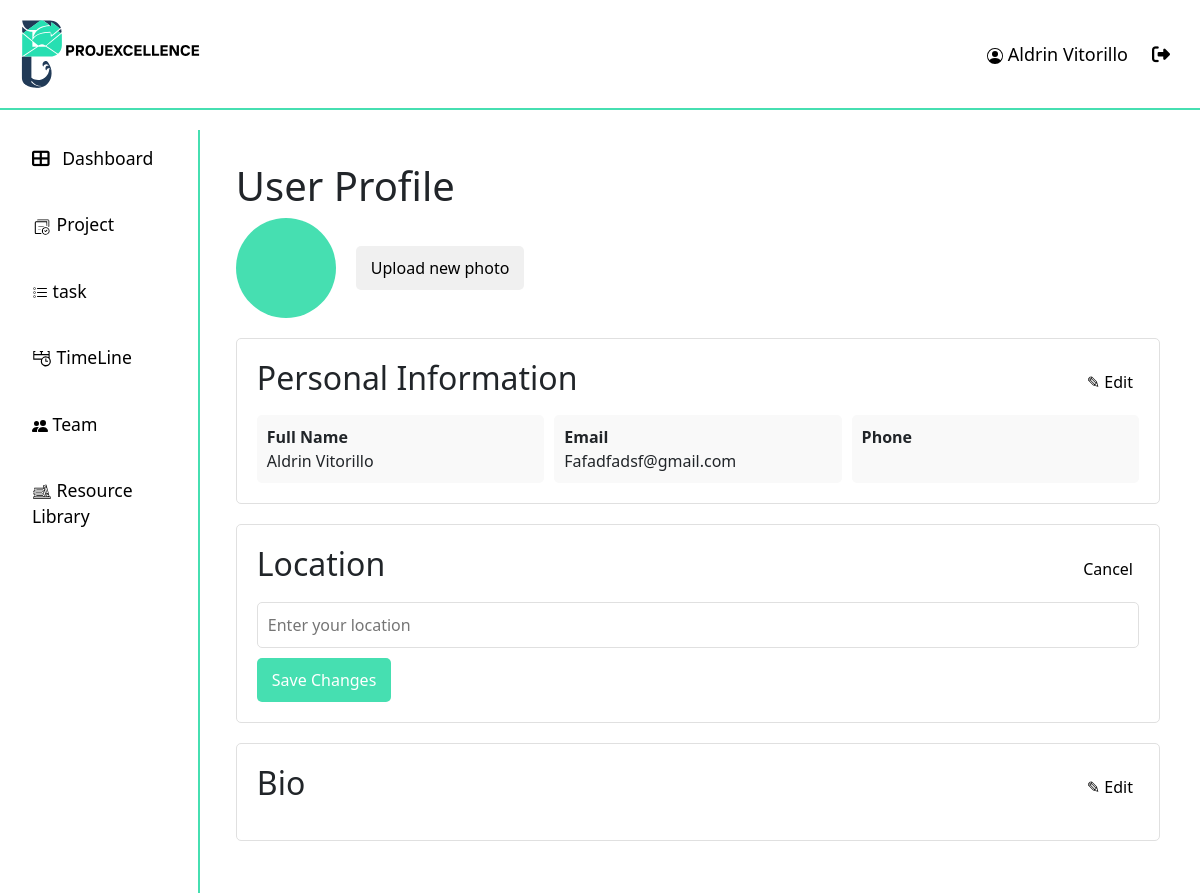
Screenshot of /profile/ (signed in) with the database file from the repository.
### api/models.py (models this page shows, shortened)
class User(AbstractUser):
    ROLE_CHOICES = [
        ("ADMIN", "Admin"),
        ("PM", "projectmanger"),
        ("MEMBER", "member"),
    ]
    STATUS_CHOICES = [
        ("APPROVED", "Approved"),
        ("REJECTED", "Rejected"),
        ("PENDING", "Pending"),
    ]
    username = None  # Remove the username field entirely
    email = models.EmailField(_("email address"), unique=True)
    phone_regex = RegexValidator(
        regex=r"^\+?1?\d{9,15}$",
        message="Phone number must be entered in the format: '+999999999'. Up to 15 digits allowed.",
    )
    phone_number = models.CharField(validators=[phone_regex], max_length=17, blank=True)
    role = models.CharField(max_length=10, choices=ROLE_CHOICES, default="EMPLOYEE")
    date_of_hire = models.DateField(blank=True, null=True)
    profile_path = models.ImageField(null=True, blank=True)
    status = models.CharField(max_length=20, choices=STATUS_CHOICES, default="PENDING")
    groups = models.ManyToManyField(
        "auth.Group",
        verbose_name=_("groups"),
        blank=True,
        related_name="custom_user_set",
        related_query_name="custom_user",
    )
    user_permissions = models.ManyToManyField(
        "auth.Permission",
        verbose_name=_("user permissions"),
        blank=True,
        related_name="custom_user_set",
        related_query_name="custom_user",
    )
    objects = UserManager()
    USERNAME_FIELD = "email"
    REQUIRED_FIELDS = ["first_name", "last_name", "date_of_hire", "password"]

### api/views.py (the view)
# urls.py: path("profile/", views.profile, name="profile"),
@login_required
def profile(request):
    return render(request, "profile.html")

### api/templates/profile.html (shortened to what this page needs)
{% extends "base.html" %}
{% load static %}
{% block content %}
  <div class="main-content">
    <h1>User Profile</h1>
    <div class="profile-header">
        <div class="profile-avatar"></div>
        <button class="upload-photo">Upload new photo</button>
    </div>
    <div class="info-section">
        <div class="info-header">
            <h2>Personal Information</h2>
            <button class="edit-button">✎ Edit</button>
        </div>
        <div class="info-content">
            <div class="info-item">
                <strong>Full Name</strong>
                <div> {{ request.user.first_name|capfirst }} {{ request.user.last_name|capfirst }}</div>
            </div>
            <div class="info-item">
                <strong>Email</strong>
                <div> {{ request.user.email|capfirst }}</div>
            </div>
            <div class="info-item">
                <strong>Phone</strong>
            </div>
        </div>
    </div>
    <div class="info-section">
        <div class="info-header">
            <h2>Location</h2>
            <button class="edit-button">Cancel</button>
        </div>
        <input type="text" class="location-input" placeholder="Enter your location">
        <button class="save-button">Save Changes</button>
    </div>
    <div class="info-section">
        <div class="info-header">
            <h2>Bio</h2>
            <button class="edit-button">✎ Edit</button>
        </div>
    </div>
</div>
{% endblock  %}

### api/templates/base.html (shortened to what this page needs)
{% load static %}
<!DOCTYPE html>
<html lang="en">
  <head>
    <link
      href="https://cdn.jsdelivr.net/npm/bootstrap@5.3.0/dist/css/bootstrap.min.css"
      rel="stylesheet"
    />
    <link
      href="https://cdnjs.cloudflare.com/ajax/libs/font-awesome/6.4.0/css/all.min.css"
      rel="stylesheet"
    />
  </head>
  <body>
    <header>
      <div class="header">
          <img src="{% static '/res/slogo.svg' %}" alt="logo" width="200px">
          <div class="profile">
            <a class="nav-link {% if request.resolver_match.url_name == 'profile' %}active{% endif %}" href="{% url 'profile' %}">
              {{ request.user.first_name|capfirst }} {{ request.user.last_name|capfirst }}
            </a>
            <a class="nav-link" href="{% url 'logout' %}" onclick="event.preventDefault(); document.getElementById('logout-form').submit();">
              <i class="fas fa-sign-out-alt me-2"></i>
            </a>
          </div>
      </div>
    </header>
    <div class="container-fluid">
      <div class="row">
        <nav
          id="sidebarMenu"
          class="col-md-3 col-lg-2 d-md-block sidebar collapse"
        >
          <ul class="nav flex-column">
            <li class="nav-item">
              <a class="nav-link {% if request.resolver_match.url_name == 'dashboard' %}active{% endif %}" href="{% url 'dashboard' %}">
                <i class="fas fa-th-large me-2"></i> Dashboard
              </a>
            </li>
            <li class="nav-item">
              <a class="nav-link {% if request.resolver_match.url_name == 'dashboard' %}active{% endif %}" href="{% url 'dashboard' %}">
                <img src="{% static '/res/projectIcon.svg' %}" alt="logo" width="20px">  Project
              </a>
            </li>
            <li class="nav-item">
              <a class="nav-link {% if request.resolver_match.url_name == 'task' %}active{% endif %}" href="{% url 'task' %}">
                 task
              </a>
            </li>
            <li class="nav-item">
              <a class="nav-link {% if request.resolver_match.url_name == 'dashboard' %}active{% endif %}" href="{% url 'dashboard' %}">
                <img src="{% static '/res/timelineIcon.svg' %}" alt="logo" width="20px">  TimeLine
              </a>
            </li>
            <li class="nav-item">
              <a class="nav-link {% if request.resolver_match.url_name == 'myteam' %}active{% endif %}" href="{% url 'myteam' %}">
                </i> Team
              </a>
            </li>
            <li class="nav-item">
              <a class="nav-link {% if request.resolver_match.url_name == 'resourceLib' %}active{% endif %}" href="{% url 'resourceLib' %}">
                <img src="{% static '/res/resourceIcon.svg' %}" alt="logo" width="20px"> Resource Library
              </a>
            </li>
          </ul>
        </nav>
        <main class="col-md-9 ms-sm-auto col-lg-10 px-md-4 main-content">
          {% block content %}{% endblock content %}
        </main>
      </div>
    </div>
  </body>
</html>

### api/templates/base.html (style rules this page uses)
.header { overflow: hidden; background-color: #ffffff; padding: 20px 10px; position: fixed; top: 0; width: 100%; z-index: 1000; margin-bottom: 10px; border-bottom: 2px solid #46DFB1; height: 110px; display: flex; justify-content: space-between; align-items: center; }
.header a { float: left; color: black; text-align: center; padding: 12px; text-decoration: none; font-size: 18px; line-height: 25px; border-radius: 4px; }
body { margin-top: 130px; background-color: #ffffff; }
.sidebar { background-color: #ffffff; color: black; height: 100vh; overflow-y: auto; position: fixed; top: 100; left: 0; z-index: 1000; border-right: 2px solid #46DFB1; }
.sidebar .nav-link { color: black; padding: 15px 20px; font-size: 1.1rem; margin-bottom: 10px; }
.main-content { margin-left: 0; padding-top: 20px; }

### api/templates/profile.html (style rules this page uses)
.main-content { flex-grow: 1; padding: 16px; margin-left: 17%; }
.profile-header { display: flex; align-items: center; margin-bottom: 20px; }
.profile-avatar { width: 100px; height: 100px; border-radius: 50%; background-color: #46DFB1; margin-right: 20px; }
.upload-photo { background-color: #f0f0f0; border: none; padding: 10px 15px; cursor: pointer; border-radius: 5px; }
.info-section { background-color: #fff; border: 1px solid #e0e0e0; border-radius: 5px; padding: 20px; margin-bottom: 20px; }
.info-header { display: flex; justify-content: space-between; margin-bottom: 10px; }
.edit-button { background: none; border: none; color: #000000; cursor: pointer; }
.info-content { display: grid; grid-template-columns: repeat(3, 1fr); gap: 10px; }
.info-item { background-color: #f9f9f9; padding: 10px; border-radius: 5px; }
.location-input { width: 100%; padding: 10px; margin-bottom: 10px; border: 1px solid #e0e0e0; border-radius: 5px; }
.save-button { background-color: #46DFB1; color: white; border: none; padding: 10px 15px; cursor: pointer; border-radius: 5px; }

### rows the page displays
User: user.first_name "Aldrin", user.last_name "Vitorillo", user.email "Fafadfadsf@gmail.com"
